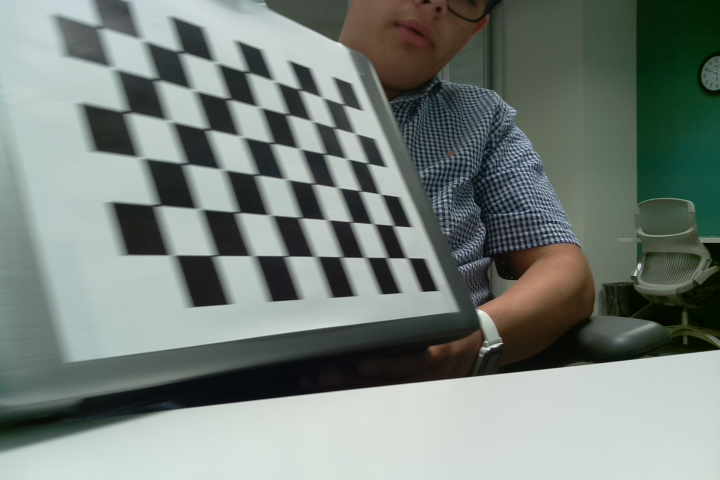
#> input picture Host/Depth Mapping/Example/yellow1.jpg, 720 x 480 px, found by its file name
$ python DisparityMap.py
#> lines starting #> are read from the running program, lines starting #| are printed output that depends on the picture
# This is the very basic "how to make a disparity map" code.
# It includes the plotting for seeing the disp maps.


import numpy as np
import cv2
from matplotlib import pyplot as plt

# import images as numpy arrays
imgL = cv2.imread('yellow1.jpg', 0)
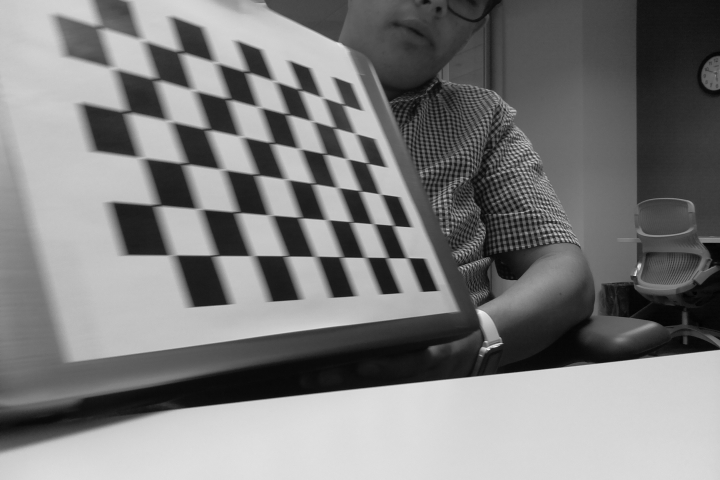
#> imgL: shape (480, 720); min 1, max 240, mean 125.3
imgR = cv2.imread('green1.jpg', 0)
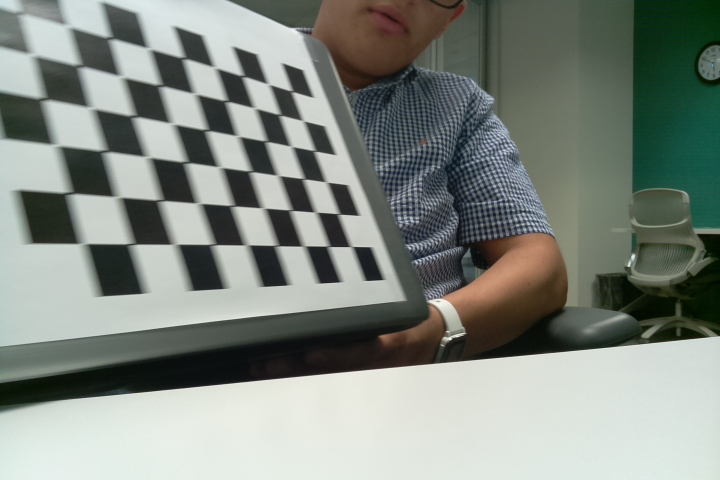
#> input picture Host/Depth Mapping/Example/green1.jpg, 720 x 480 px, found by its file name
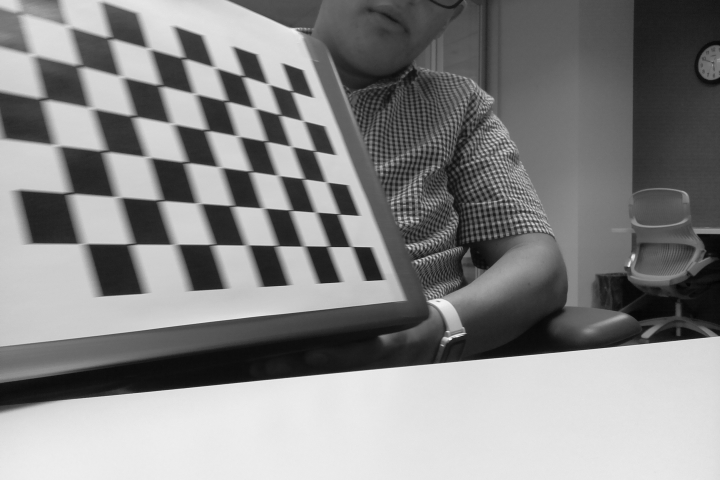
#> imgR: shape (480, 720); min 2, max 242, mean 134.3

# create a stereoimage object
stereo = cv2.StereoSGBM_create(numDisparities=(16*4), blockSize=5)

# compute the disp map usng the stereo object and the images
disparity=stereo.compute(imgL, imgR)
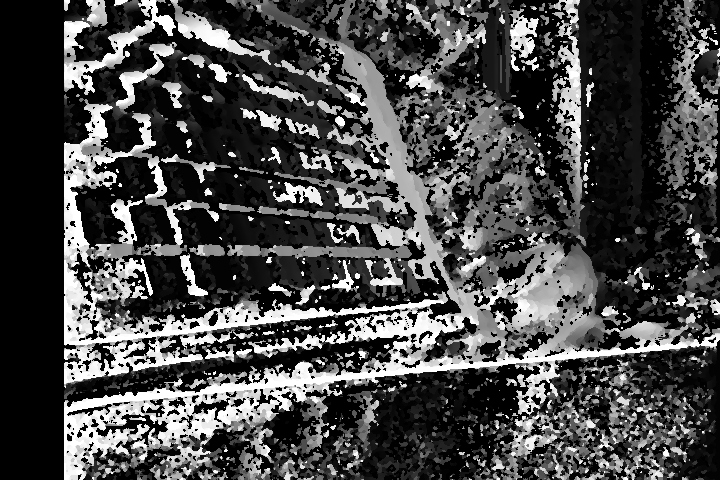
#> disparity: shape (480, 720) int16; min -16, max 1008, mean 276; drawn with min black and max white

# plot the disparity map
plt.imshow(disparity, 'gray')
plt.show()
